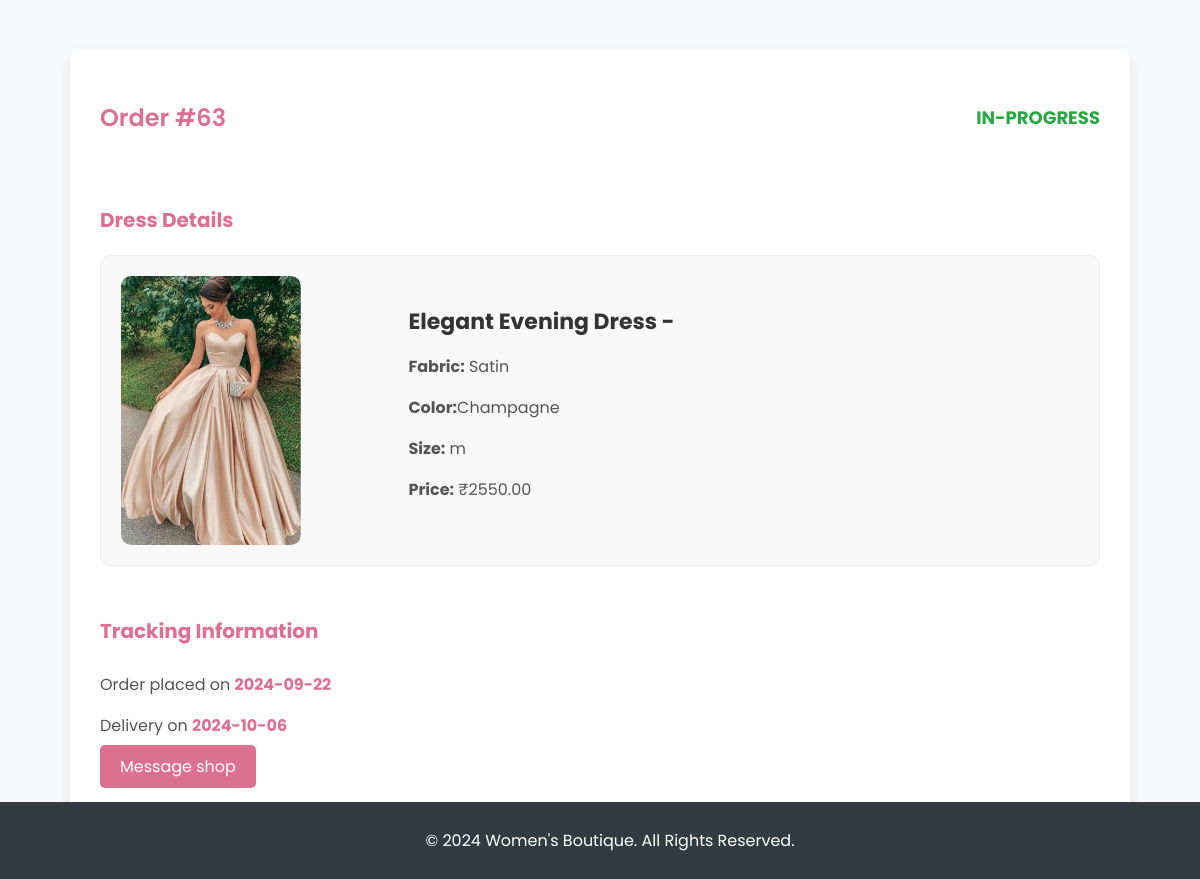
The app's page /customers/ordered_dress.php?id=63 with its own data.
### tables this page shows
CREATE TABLE `orders` (
  `ORDER_ID` int(11) NOT NULL,
  `USER_ID` int(11) NOT NULL,
  `DRESS_ID` int(11) DEFAULT NULL,
  `FABRIC_ID` int(11) DEFAULT NULL,
  `OPTION_ID` int(11) DEFAULT NULL,
  `STATUSES` enum('PENDING','IN-PROGRESS','COMPLETED','SHIPPED','DELIVERED','CANCELLED','CART') NOT NULL,
  `SSIZE` varchar(100) NOT NULL,
  `QUANTITY` int(2) NOT NULL,
  `TOTAL_PRICE` decimal(10,2) NOT NULL,
  `ESTIMATED_DELIVERY_DATE` date DEFAULT NULL,
  `ACTUAL_DELIVERY_DATE` date DEFAULT NULL,
  `CREATED_AT` datetime NOT NULL DEFAULT current_timestamp()
);

CREATE TABLE `dress` (
  `DRESS_ID` int(11) NOT NULL,
  `NAME` varchar(100) NOT NULL,
  `DESCRIPTION` text DEFAULT NULL,
  `FABRIC` varchar(50) NOT NULL,
  `COLOR` varchar(100) NOT NULL,
  `SIZES` varchar(100) NOT NULL,
  `BASE_PRICE` decimal(10,2) NOT NULL,
  `IMAGE_URL` varchar(255) DEFAULT NULL,
  `CREATED_AT` datetime NOT NULL DEFAULT current_timestamp(),
  `visibility` tinyint(1) DEFAULT 1
);

### customers/ordered_dress.php (the view, shortened to what this page needs)
<?php
$dbcon = mysqli_connect("localhost", "root", "", "fashion");
if($_SERVER["REQUEST_METHOD"] == "GET"){
    $order_id=$_GET['id'];
    $order_type=$_GET['type'];
    $sql="SELECT * FROM orders where ORDER_ID='$order_id'";
    $data=mysqli_query($dbcon,$sql);
    $order_row=mysqli_fetch_array($data);
}
?>
<!DOCTYPE html>
<html lang="en">
<head>
</head>
<body>
    <div class="order-details-container">
        <div class="order-header">
            <h2>Order #<?php echo $order_id; ?></h2>
            <p class="status"><?php echo $order_row['STATUSES']; ?></p>
        </div>
        <div class="order-section">
            <?php
                if($order_type=='Fabric purchase'){
                    $sql="SELECT * FROM fabrics WHERE FABRIC_ID='$order_row[FABRIC_ID]'";
                    $data3=mysqli_query($dbcon,$sql);
                    if($data3){
                        $fabric_row=mysqli_fetch_array($data3);
                        echo " <h3>Fabric Details</h3>
                            <div class='order-details'>
                            <img src='".$fabric_row['IMAGE_URL']."' alt='Dress Image'>
                            <div class='order-info'>
                                <h4>".$fabric_row['NAME']." - ".$order_type."</h4>
                                <p><span>Quantity: </span> ".$order_row['SSIZE']." meter</p>
                                <p><span>Price: </span> ₹".$order_row['TOTAL_PRICE']."</p>
                            </div>
                        </div>";
                    }
                }else{
                    $sql="SELECT * FROM dress WHERE DRESS_ID='$order_row[DRESS_ID]'";
                    $data3=mysqli_query($dbcon,$sql);
                    $dress_row=mysqli_fetch_array($data3);
                    if($order_type=='Fully customised'){
                        $sql="SELECT * FROM fabrics WHERE FABRIC_ID='$order_row[FABRIC_ID]'";
                        $data4=mysqli_query($dbcon,$sql);
                        if($data4){
                            $fabric_row=mysqli_fetch_array($data4);
                            $sql="SELECT * FROM customizations WHERE OPTION_ID='$order_row[OPTION_ID]'";
                            $data4=mysqli_query($dbcon,$sql);
                            if($data4){
                                $custmize_row=mysqli_fetch_array($data4);
                                $sql="SELECT * FROM measurements WHERE MEASUREMENT_ID='$custmize_row[MEASUREMENT_ID]'";
                                $data5=mysqli_query($dbcon,$sql);
                                if($data5){
                                    $measurement_row=mysqli_fetch_array($data5);
                                    echo " <h3>Dress Details</h3>
                                        <div class='order-details'>
                                        <img src='".$dress_row['IMAGE_URL']."' alt='Dress Image'>
                                        <div class='order-info'>
                                            <h4>".$dress_row['NAME']." - ".$order_type."</h4>
                                            <p><span>Fabric:</span> ".$fabric_row['NAME']."</p>
                                            <p><span>Color:</span> ".$custmize_row['COLOR']."</p>
                                            <p><span>Embellishments:</span> ".$custmize_row['EMBELLISHMENTS']."</p>
                                            <p><span>Size:</span> ".$order_row['SSIZE']."</p>
                                            <p><span>Length:</span> ".$custmize_row['DRESS_LENGTH']."</p>
                                            <p><span>Sleeve:</span> ".$custmize_row['SLEEVE_LENGTH']."</p>
                                            <p><span>Shoulder:</span> ".$measurement_row['SHOULDER']."</p>
                                            <p><span>Bust:</span> ".$measurement_row['BUST']."</p>
                                            <p><span>Waist:</span> ".$measurement_row['WAIST']."</p>
                                            <p><span>Hips:</span> ".$measurement_row['HIP']."</p>
                                            <p><span>Price:</span>₹".$order_row['TOTAL_PRICE']."</p>
                                        </div>
                                    </div>";
                                }
                            }
                        }
                    }else{
                        echo " <h3>Dress Details</h3>
                            <div class='order-details'>
                            <img src='".$dress_row['IMAGE_URL']."' alt='Dress Image'>
                            <div class='order-info'>
                                <h4>".$dress_row['NAME']." - ".$order_type."</h4>
                                <p><span>Fabric:</span> ".$dress_row['FABRIC']."</p>
                                <p><span>Color:</span>".$dress_row['COLOR']."</p>
                                <p><span>Size:</span> ".$order_row['SSIZE']."</p>
                                <p><span>Price:</span> ₹".$order_row['TOTAL_PRICE']."</p>
                            </div>
                        </div>";
                    }
                }
            ?>
        </div>
        <div class="order-section tracking-info">
            <h3>Tracking Information</h3>
            <p>Order placed on <span><?php echo substr($order_row['CREATED_AT'],0,11) ?></span></p>
            <?php
                if($order_row['STATUSES']=='DELIVERED'){
                    echo "<p>Delivered on <span>".$order_row['ACTUAL_DELIVERY_DATE']."</span></p>";
                }else if($order_row['STATUSES']=='CANCELLED'){
                    echo "<p>CANCELLED</p>";
                }else{
                    echo "<p>Delivery on <span>".$order_row['ACTUAL_DELIVERY_DATE']."</span></p>";
                }
            ?>
    <?php if ($order_row['STATUSES'] != 'CANCELLED') : ?>
        <a href="messageShop.php" class="track-order-button">Message shop</a>
    <?php endif; ?>
        </div>
    </div>
    <div class="footer">
        <p>&copy; 2024 Women's Boutique. All Rights Reserved.</p>
    </div>
</body>
</html>

### customers/ordered_dress.php (style rules this page uses)
body { font-family: 'Poppins', sans-serif; background-color: #f8f9fa; margin: 0; padding: 0; color: #333; }
.order-details-container { max-width: 1000px; margin: 50px auto; background-color: #fff; padding: 30px; box-shadow: 0 8px 16px rgba(0, 0, 0, 0.1); border-radius: 10px; }
.order-header { display: flex; justify-content: space-between; align-items: center; margin-bottom: 30px; }
.order-header h2 { font-weight: 600; color: palevioletred; }
.order-header .status { color: #28a745; font-weight: bold; font-size: 18px; }
.order-section { margin-top: 50px; margin-bottom: 30px; }
.order-section h3 { margin-bottom: 10px; font-size: 20px; color: palevioletred; padding-bottom: 10px; }
.order-details { display: flex; justify-content: space-between; padding: 20px; border: 1px solid #ececec; border-radius: 10px; background-color: #f9f9f9; }
.order-details img { width: 180px; border-radius: 10px; }
.order-info { width: 70%; }
.order-info h4 { font-size: 22px; margin-bottom: 10px; }
.order-info p { font-size: 16px; margin-bottom: 8px; color: #555; }
.order-info p span { font-weight: bold; }
.tracking-info { margin-bottom: 20px; }
.tracking-info p { font-size: 16px; color: #555; }
.tracking-info p span { font-weight: bold; color: palevioletred; }
.track-order-button { background-color: palevioletred; color: white; border: none; padding: 10px 20px; border-radius: 5px; cursor: pointer; font-size: 16px; transition: background-color 0.3s ease; text-decoration:none; }
.footer { text-align: center; padding: 10px; background-color: #343a40; color: white; position: fixed; bottom: 0; width: 100%; }

### records on screen
orders: STATUSES "IN-PROGRESS", SSIZE "m", TOTAL_PRICE "2550.00", CREATED_AT "2024-09-22", ACTUAL_DELIVERY_DATE "2024-10-06"
dress: NAME "Elegant Evening Dress", FABRIC "Satin", COLOR "Champagne"

### other values on screen
$order_id "63"
